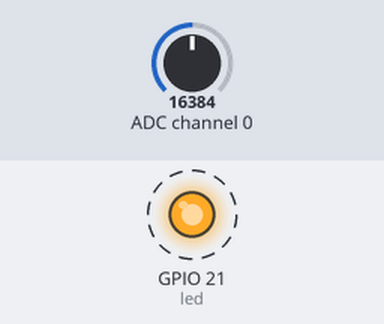
The program below on a simulated Raspberry Pi (BCM pin numbers). On the bench: output pins drawn as LEDs (lit = HIGH). Dashed ring = blinking. The inputs (shaded band) are chosen by the test bench; at power-on: ADC channel 0 = 16384 (analog values on the 0–32767 scale). What the program prints to the terminal is not drawn.

Above: at 0.2 s.
Timing chart, 0 to 3.5 s (numbered marks = the images above):
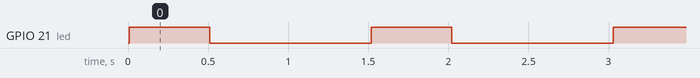

Measured:
- by itself, GPIO 21 (led): alternates HIGH for 0.50 s and LOW for 1.0 s

The program:

02-blinkledLM35ADC.py
```python
import RPi.GPIO as GPIO
import time

# Import the ADS1x15 module.
import Adafruit_ADS1x15

# Or create an ADS1015 ADC (12-bit) instance.
adc = Adafruit_ADS1x15.ADS1015()

# See table 3 in the ADS1015/ADS1115 datasheet for more info on gain.
GAIN = 4
'''
/  ads.setGain(GAIN_ONE);        // 1x gain   +/- 4.096V  1 bit = 2mV      0.125mV
//  ads.setGain(GAIN_TWO);        // 2x gain   +/- 2.048V  1 bit = 1mV      0.0625mV
//  ads.setGain(GAIN_FOUR);       // 4x gain   +/- 1.024V  1 bit = 0.5mV    0.03125mV
//  ads.setGain(GAIN_EIGHT);      // 8x gain   +/- 0.512V  1 bit = 0.25mV   0.015625mV
//  ads.setGain(GAIN_SIXTEEN);    // 16x gain  +/- 0.256V  1 bit = 0.125mV  0.0078125mV
'''

# example and read_adc function for more infromation.
adc.start_adc(0, gain=GAIN)

GPIO.setmode(GPIO.BCM)
GPIO.setwarnings(False)

led = 21

GPIO.setup(led,GPIO.OUT)

while True:
    GPIO.output(led,1)
    time.sleep(0.5)
    GPIO.output(led,0)
    time.sleep(0.5)

    # Read the last ADC conversion value and print it out
    value = adc.get_last_result()
    volts = value * (5.0 / 1023) * 100
    temperatura = volts / 10
    print('Valor Actual: {0}'.format(value))
    print('Voltaje Actual: {0}'.format(volts))
    print('Temperatura Actual: {0}'.format(temperatura))
    print("_____________________________________________")
    time.sleep(0.5)

# Stop continuous conversion.  After this point you can't get data from get_last_result!
adc.stop_adc()
GPIO.cleanup()
```
